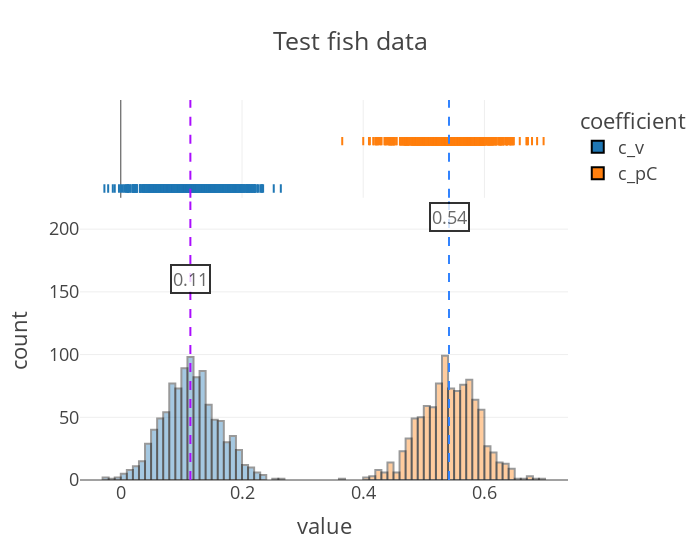

The code cell stored with this chart in its notebook:
### Code cell
# plot the inferred posterior distributions of the coefficients
# Note that the model infers that the random foragers have
# near-zero coefficients for food trace and proximity score.
# The non-zero coefficient for visibility is consistent with the
# fact that the random foragers are mostly likely to move to nearby
# locations (higher visibility score) compared to farther locations.
ftk.plot_coefs(
    samples_test, "Test fish data", nbins=120, ann_start_y=160, ann_break_y=50
)

### Figure 1 — Plotly figure (JSON) as saved in the notebook; plotly's stock layout.template omitted (floating-point values rounded to 4 significant figures; data arrays with more than 128 entries replaced by an {"elided": "..."} marker saying what was removed)
{"data": [{"alignmentgroup": "True", "bingroup": "x", "hovertemplate": "coefficient=c_v<br>value=%{x}<br>count=%{y}<extra></extra>", "legendgroup": "c_v", "marker": {"color": "#1F77B4", "line": {"color": "Black", "width": 2}, "opacity": 0.4, "pattern": {"shape": ""}}, "name": "c_v", "nbinsx": 120, "offsetgroup": "c_v", "orientation": "v", "showlegend": true, "type": "histogram", "x": {"elided": "1000 float values"}, "xaxis": "x", "yaxis": "y"}, {"alignmentgroup": "True", "boxpoints": "all", "fillcolor": "rgba(255,255,255,0)", "hoveron": "points", "hovertemplate": "coefficient=c_v<br>value=%{x}<extra></extra>", "jitter": 0, "legendgroup": "c_v", "line": {"color": "rgba(255,255,255,0)"}, "marker": {"color": "#1F77B4", "line": {"color": "Black", "width": 2}, "symbol": "line-ns-open"}, "name": "c_v", "offsetgroup": "c_v", "showlegend": false, "type": "box", "x": {"elided": "1000 float values"}, "xaxis": "x2", "yaxis": "y2"}, {"alignmentgroup": "True", "bingroup": "x", "hovertemplate": "coefficient=c_pC<br>value=%{x}<br>count=%{y}<extra></extra>", "legendgroup": "c_pC", "marker": {"color": "#FF7F0E", "line": {"color": "Black", "width": 2}, "opacity": 0.4, "pattern": {"shape": ""}}, "name": "c_pC", "nbinsx": 120, "offsetgroup": "c_pC", "orientation": "v", "showlegend": true, "type": "histogram", "x": {"elided": "1000 float values"}, "xaxis": "x", "yaxis": "y"}, {"alignmentgroup": "True", "boxpoints": "all", "fillcolor": "rgba(255,255,255,0)", "hoveron": "points", "hovertemplate": "coefficient=c_pC<br>value=%{x}<extra></extra>", "jitter": 0, "legendgroup": "c_pC", "line": {"color": "rgba(255,255,255,0)"}, "marker": {"color": "#FF7F0E", "line": {"color": "Black", "width": 2}, "symbol": "line-ns-open"}, "name": "c_pC", "offsetgroup": "c_pC", "showlegend": false, "type": "box", "x": {"elided": "1000 float values"}, "xaxis": "x2", "yaxis": "y2"}], "layout": {"annotations": [{"bgcolor": "white", "bordercolor": "black", "borderwidth": 2, "opacity": 0.8, "showarrow": false, "text": "0.11", "x": 0.1148, "y": 160}, {"bgcolor": "white", "bordercolor": "black", "borderwidth": 2, "opacity": 0.8, "showarrow": false, "text": "0.54", "x": 0.5416, "y": 210}], "barmode": "overlay", "legend": {"title": {"text": "coefficient"}, "tracegroupgap": 0}, "shapes": [{"line": {"color": "#AA0DFE", "dash": "dash"}, "name": "Median (0.11482109129428864)", "type": "line", "x0": 0.1148, "x1": 0.1148, "xref": "x", "y0": 0, "y1": 1, "yref": "y domain"}, {"line": {"color": "#AA0DFE", "dash": "dash"}, "name": "Median (0.11482109129428864)", "type": "line", "x0": 0.1148, "x1": 0.1148, "xref": "x2", "y0": 0, "y1": 1, "yref": "y2 domain"}, {"line": {"color": "#3283FE", "dash": "dash"}, "name": "Median (0.5415745973587036)", "type": "line", "x0": 0.5416, "x1": 0.5416, "xref": "x", "y0": 0, "y1": 1, "yref": "y domain"}, {"line": {"color": "#3283FE", "dash": "dash"}, "name": "Median (0.5415745973587036)", "type": "line", "x0": 0.5416, "x1": 0.5416, "xref": "x2", "y0": 0, "y1": 1, "yref": "y2 domain"}], "title": {"text": "Test fish data"}, "width": 700, "xaxis": {"anchor": "y", "domain": [0, 1], "title": {"text": "value"}}, "xaxis2": {"anchor": "y2", "domain": [0, 1], "matches": "x", "showgrid": true, "showticklabels": false}, "yaxis": {"anchor": "x", "domain": [0, 0.7326], "title": {"text": "count"}}, "yaxis2": {"anchor": "x2", "domain": [0.7426, 1], "matches": "y2", "showgrid": false, "showline": false, "showticklabels": false, "ticks": ""}}}
